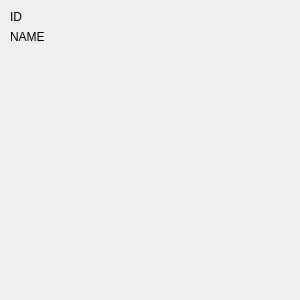
<?xml version="1.0" encoding="UTF-8"?>
<ui version="4.0">
 <class>PhoneDockWidget</class>
 <widget class="QDockWidget" name="PhoneDockWidget">
  <property name="windowModality">
   <enum>Qt::NonModal</enum>
  </property>
  <property name="geometry">
   <rect>
    <x>0</x>
    <y>0</y>
    <width>300</width>
    <height>300</height>
   </rect>
  </property>
  <property name="minimumSize">
   <size>
    <width>300</width>
    <height>200</height>
   </size>
  </property>
  <property name="allowedAreas">
   <set>Qt::AllDockWidgetAreas</set>
  </property>
  <property name="windowTitle">
   <string>PhoneInfo</string>
  </property>
  <widget class="QWidget" name="dockWidgetContents">
   <property name="minimumSize">
    <size>
     <width>200</width>
     <height>200</height>
    </size>
   </property>
   <widget class="QWidget" name="gridLayoutWidget">
    <property name="geometry">
     <rect>
      <x>10</x>
      <y>10</y>
      <width>281</width>
      <height>222</height>
     </rect>
    </property>
    <layout class="QGridLayout" name="gridLayout">
     <item row="0" column="0">
      <layout class="QFormLayout" name="formLayout">
       <item row="0" column="0">
        <widget class="QLabel" name="ID">
         <property name="autoFillBackground">
          <bool>false</bool>
         </property>
         <property name="text">
          <string>ID</string>
         </property>
        </widget>
       </item>
       <item row="0" column="1">
        <widget class="QLabel" name="phoneId">
         <property name="text">
          <string/>
         </property>
        </widget>
       </item>
       <item row="1" column="0">
        <widget class="QLabel" name="Name">
         <property name="text">
          <string>NAME</string>
         </property>
        </widget>
       </item>
       <item row="1" column="1">
        <widget class="QLabel" name="phoneName">
         <property name="text">
          <string/>
         </property>
        </widget>
       </item>
      </layout>
     </item>
    </layout>
   </widget>
  </widget>
 </widget>
 <resources/>
 <connections/>
</ui>
